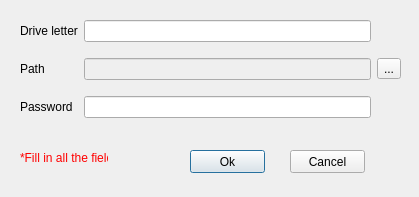
<?xml version="1.0" encoding="UTF-8"?>
<ui version="4.0">
 <class>Mount</class>
 <widget class="QDialog" name="Mount">
  <property name="geometry">
   <rect>
    <x>0</x>
    <y>0</y>
    <width>419</width>
    <height>197</height>
   </rect>
  </property>
  <property name="windowTitle">
   <string>Mount Virtual Drive</string>
  </property>
  <widget class="QWidget" name="gridLayoutWidget">
   <property name="geometry">
    <rect>
     <x>20</x>
     <y>10</y>
     <width>381</width>
     <height>121</height>
    </rect>
   </property>
   <layout class="QGridLayout" name="gridLayout">
    <item row="0" column="0">
     <widget class="QLabel" name="label_7">
      <property name="text">
       <string>Drive letter</string>
      </property>
     </widget>
    </item>
    <item row="0" column="1">
     <widget class="QLineEdit" name="Letter">
      <property name="maxLength">
       <number>1</number>
      </property>
     </widget>
    </item>
    <item row="1" column="2">
     <widget class="QToolButton" name="PathButton">
      <property name="text">
       <string>...</string>
      </property>
     </widget>
    </item>
    <item row="1" column="0">
     <widget class="QLabel" name="label_2">
      <property name="text">
       <string>Path</string>
      </property>
     </widget>
    </item>
    <item row="1" column="1">
     <widget class="QLineEdit" name="PathToFile">
      <property name="enabled">
       <bool>false</bool>
      </property>
     </widget>
    </item>
    <item row="2" column="1">
     <widget class="QLineEdit" name="Password">
      <property name="echoMode">
       <enum>QLineEdit::Password</enum>
      </property>
     </widget>
    </item>
    <item row="2" column="0">
     <widget class="QLabel" name="label_3">
      <property name="text">
       <string>Password</string>
      </property>
     </widget>
    </item>
   </layout>
  </widget>
  <widget class="QLabel" name="label">
   <property name="enabled">
    <bool>true</bool>
   </property>
   <property name="geometry">
    <rect>
     <x>20</x>
     <y>150</y>
     <width>88</width>
     <height>16</height>
    </rect>
   </property>
   <property name="palette">
    <palette>
     <active>
      <colorrole role="WindowText">
       <brush brushstyle="SolidPattern">
        <color alpha="255">
         <red>255</red>
         <green>0</green>
         <blue>0</blue>
        </color>
       </brush>
      </colorrole>
     </active>
     <inactive>
      <colorrole role="WindowText">
       <brush brushstyle="SolidPattern">
        <color alpha="255">
         <red>255</red>
         <green>0</green>
         <blue>0</blue>
        </color>
       </brush>
      </colorrole>
     </inactive>
     <disabled>
      <colorrole role="WindowText">
       <brush brushstyle="SolidPattern">
        <color alpha="255">
         <red>120</red>
         <green>120</green>
         <blue>120</blue>
        </color>
       </brush>
      </colorrole>
     </disabled>
    </palette>
   </property>
   <property name="text">
    <string>*Fill in all the fields</string>
   </property>
  </widget>
  <widget class="QPushButton" name="Ok">
   <property name="geometry">
    <rect>
     <x>190</x>
     <y>150</y>
     <width>75</width>
     <height>23</height>
    </rect>
   </property>
   <property name="text">
    <string>Ok</string>
   </property>
  </widget>
  <widget class="QPushButton" name="Cancel">
   <property name="geometry">
    <rect>
     <x>290</x>
     <y>150</y>
     <width>75</width>
     <height>23</height>
    </rect>
   </property>
   <property name="text">
    <string>Cancel</string>
   </property>
  </widget>
 </widget>
 <resources/>
 <connections/>
</ui>
